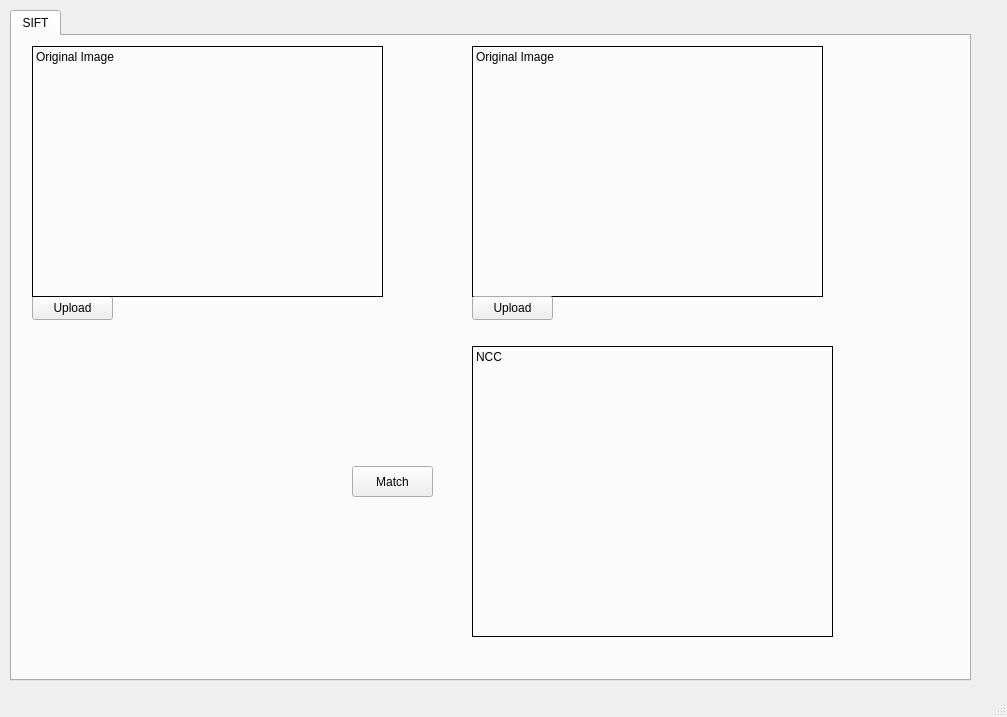
<?xml version="1.0" encoding="UTF-8"?>
<ui version="4.0">
 <class>MainWindow</class>
 <widget class="QMainWindow" name="MainWindow">
  <property name="geometry">
   <rect>
    <x>0</x>
    <y>0</y>
    <width>1007</width>
    <height>717</height>
   </rect>
  </property>
  <property name="windowTitle">
   <string>MainWindow</string>
  </property>
  <widget class="QWidget" name="centralwidget">
   <widget class="QTabWidget" name="tabWidget">
    <property name="geometry">
     <rect>
      <x>10</x>
      <y>10</y>
      <width>961</width>
      <height>671</height>
     </rect>
    </property>
    <property name="currentIndex">
     <number>0</number>
    </property>
    <widget class="QWidget" name="SIFT">
     <attribute name="title">
      <string>SIFT</string>
     </attribute>
     <widget class="QLabel" name="output_ncc">
      <property name="geometry">
       <rect>
        <x>460</x>
        <y>310</y>
        <width>361</width>
        <height>291</height>
       </rect>
      </property>
      <property name="frameShape">
       <enum>QFrame::Box</enum>
      </property>
      <property name="text">
       <string>NCC</string>
      </property>
      <property name="alignment">
       <set>Qt::AlignLeading|Qt::AlignLeft|Qt::AlignTop</set>
      </property>
     </widget>
     <widget class="QPushButton" name="NCC_button">
      <property name="geometry">
       <rect>
        <x>340</x>
        <y>430</y>
        <width>81</width>
        <height>31</height>
       </rect>
      </property>
      <property name="text">
       <string>Match</string>
      </property>
     </widget>
     <widget class="QPushButton" name="load_original_image">
      <property name="geometry">
       <rect>
        <x>20</x>
        <y>260</y>
        <width>81</width>
        <height>24</height>
       </rect>
      </property>
      <property name="text">
       <string>Upload</string>
      </property>
     </widget>
     <widget class="QLabel" name="original_image">
      <property name="geometry">
       <rect>
        <x>20</x>
        <y>10</y>
        <width>351</width>
        <height>251</height>
       </rect>
      </property>
      <property name="frameShape">
       <enum>QFrame::Box</enum>
      </property>
      <property name="text">
       <string>Original Image</string>
      </property>
      <property name="alignment">
       <set>Qt::AlignLeading|Qt::AlignLeft|Qt::AlignTop</set>
      </property>
     </widget>
     <widget class="QLabel" name="original_image_2">
      <property name="geometry">
       <rect>
        <x>460</x>
        <y>10</y>
        <width>351</width>
        <height>251</height>
       </rect>
      </property>
      <property name="frameShape">
       <enum>QFrame::Box</enum>
      </property>
      <property name="text">
       <string>Original Image</string>
      </property>
      <property name="alignment">
       <set>Qt::AlignLeading|Qt::AlignLeft|Qt::AlignTop</set>
      </property>
     </widget>
     <widget class="QPushButton" name="load_original_image_2">
      <property name="geometry">
       <rect>
        <x>460</x>
        <y>260</y>
        <width>81</width>
        <height>24</height>
       </rect>
      </property>
      <property name="text">
       <string>Upload</string>
      </property>
     </widget>
    </widget>
   </widget>
  </widget>
  <widget class="QMenuBar" name="menubar">
   <property name="geometry">
    <rect>
     <x>0</x>
     <y>0</y>
     <width>1007</width>
     <height>26</height>
    </rect>
   </property>
  </widget>
  <widget class="QStatusBar" name="statusbar"/>
 </widget>
 <resources/>
 <connections/>
</ui>
